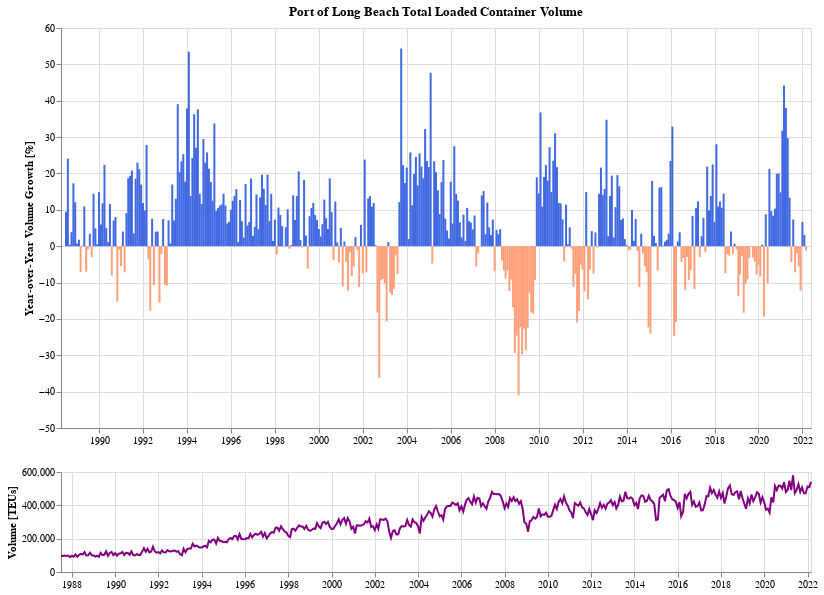

This figure's notebook cell:
### Code cell
doYoyChart(df_lb_raw, location='Long Beach', metric='Total Loaded')

### Figure 1 — Vega-Lite specification as saved in the notebook (floating-point values rounded to 4 significant figures; data arrays with more than 128 entries replaced by an {"elided": "..."} marker saying what was removed)
{"config": {"view": {"continuousWidth": 400, "continuousHeight": 300}}, "vconcat": [{"mark": {"type": "bar", "color": "blue", "width": 2}, "encoding": {"color": {"condition": {"value": "lightsalmon", "test": "datum['yoy'] < 0"}, "value": "royalblue"}, "tooltip": [{"type": "temporal", "field": "dt", "format": "%b %Y"}, {"type": "quantitative", "field": "nolarge", "format": ",.02f"}], "x": {"type": "temporal", "axis": {"title": ""}, "field": "dt", "impute": {"value": null}, "scale": {"domain": {"selection": "selector005"}}}, "y": {"type": "quantitative", "axis": {"title": "Year-over-Year Volume Growth [%]"}, "field": "yoy", "impute": {"keyvals": [400, 1000], "method": "value"}}}, "height": 400, "title": "Port of Long Beach Total Loaded Container Volume", "transform": [{"window": [{"op": "lag", "field": "Total Loaded", "param": 12, "as": "previous"}], "sort": [{"field": "dt"}]}, {"calculate": "((datum['Total Loaded'] - datum.previous) / datum.previous) * 100", "as": "yoy"}], "width": 750}, {"mark": {"type": "line", "color": "purple"}, "encoding": {"tooltip": [{"type": "temporal", "field": "dt", "format": "%b %Y"}, {"type": "quantitative", "field": "nolarge", "format": ",.02f"}], "x": {"type": "temporal", "axis": {"title": ""}, "field": "dt", "impute": {"value": null}}, "y": {"type": "quantitative", "axis": {"title": "Volume [TEUs]"}, "field": "Total Loaded"}}, "height": 100, "selection": {"selector005": {"type": "interval", "encodings": ["x"]}}, "width": 750}], "background": "white", "data": {"name": "data-365ed0dfaf7b0ec2c7aa90dc34b0e6a5"}, "$schema": "https://vega.github.io/schema/vega-lite/v4.8.1.json", "datasets": {"data-365ed0dfaf7b0ec2c7aa90dc34b0e6a5": {"elided": "417 records"}}}
